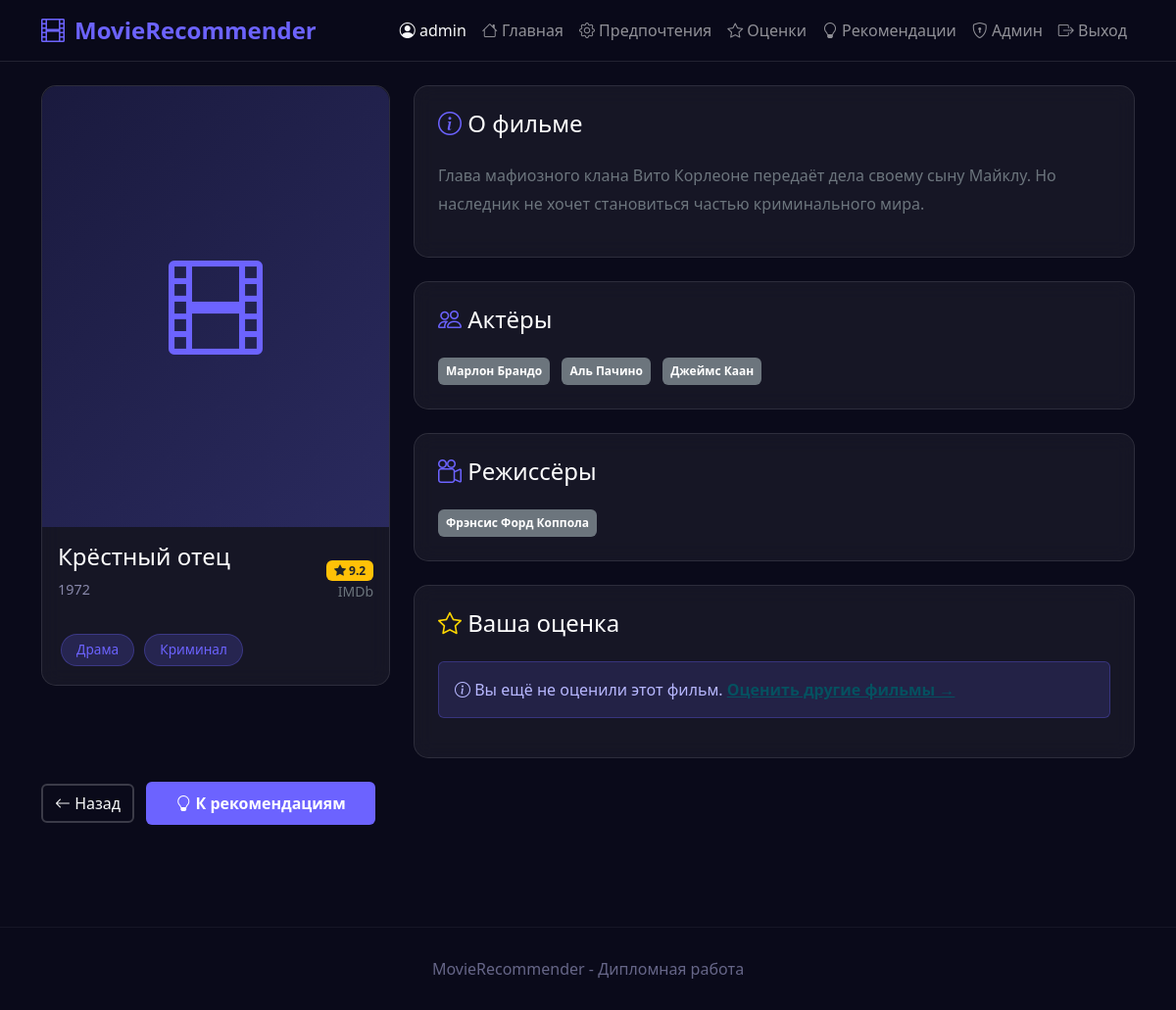
The app's page /movie/tt0068646 (signed in) with its own data.
### tables this page shows
CREATE TABLE users (
                    user_id INTEGER PRIMARY KEY AUTOINCREMENT,
                    session_id TEXT UNIQUE NOT NULL,
                    created_at TEXT NOT NULL,
                    updated_at TEXT NOT NULL,
                    preferences TEXT DEFAULT '{}',
                    ratings TEXT DEFAULT '{}',
                    recommendations TEXT DEFAULT '{}',
                    last_recommended_at TEXT
                , username TEXT, password_hash TEXT, email TEXT, skipped TEXT DEFAULT "{}", is_admin INTEGER DEFAULT 0);

CREATE TABLE movies (
                    movie_id TEXT PRIMARY KEY,
                    title TEXT NOT NULL,
                    year INTEGER,
                    genres TEXT NOT NULL,
                    actors TEXT,
                    directors TEXT,
                    description TEXT,
                    poster_url TEXT,
                    imdb_rating REAL,
                    created_at TEXT
                );

### app.py (the view)
@app.route('/movie/<movie_id>')
def movie_detail(movie_id):
    if 'user_id' not in session:
        return redirect(url_for('login'))
    user = db.get_user_by_id(session['user_id'])
    if not user:
        session.clear()
        return redirect(url_for('login'))
    movie = db.get_movie(movie_id)
    if not movie:
        return render_template('404.html'), 404
    user_rating = user.ratings.get(movie_id)
    return render_template('movie_detail.html',
                         movie=movie,
                         user=user,
                         user_rating=user_rating)

### database.py (called while the page is built)
    @contextmanager
    def get_connection(self):
        conn = sqlite3.connect(self.db_path)
        conn.row_factory = sqlite3.Row
        try:
            yield conn
            conn.commit()
        except Exception as e:
            conn.rollback()
            raise e
        finally:
            conn.close()

    def get_user_by_id(self, user_id: int) -> Optional[User]:
        with self.get_connection() as conn:
            cursor = conn.cursor()
            cursor.execute('SELECT * FROM users WHERE user_id = ?', (user_id,))
            row = cursor.fetchone()
        if row:
            return User.from_dict(dict(row))
        return None

    def get_movie(self, movie_id: str) -> Optional[Dict]:
        with self.get_connection() as conn:
            cursor = conn.cursor()
            cursor.execute('SELECT * FROM movies WHERE movie_id = ?', (movie_id,))
            row = cursor.fetchone()
        if row:
            data = dict(row)
            data['genres'] = json.loads(data['genres'])
            data['actors'] = json.loads(data['actors'])
            data['directors'] = json.loads(data['directors'])
            return data
        return None

### templates/movie_detail.html (shortened to what this page needs)
{% extends "base.html" %}
{% block content %}
<div class="row">
    <div class="col-lg-4 mb-4">
        <div class="card">
            <div class="movie-poster d-flex align-items-center justify-content-center"
                 style="background: linear-gradient(135deg, #1a1a3e, #2a2a5e); height: 450px; border-radius: 15px 15px 0 0;">
                {% if movie.poster_url %}
                    <img src="{{ movie.poster_url }}" alt="{{ movie.title }}"
                         class="img-fluid h-100 w-100" style="object-fit: cover; border-radius: 15px 15px 0 0;">
                {% else %}
                    <i class="bi bi-film" style="font-size: 6rem; color: #6c63ff;"></i>
                {% endif %}
            </div>
            <div class="card-body">
                <div class="d-flex justify-content-between align-items-center">
                    <div>
                        <h4 class="text-white">{{ movie.title }}</h4>
                        <p class="movie-year">{{ movie.year }}</p>
                    </div>
                    {% if movie.imdb_rating %}
                        <div class="text-end">
                            <span class="badge bg-warning text-dark">
                                <i class="bi bi-star-fill"></i> {{ movie.imdb_rating }}
                            </span>
                            <small class="text-secondary d-block">IMDb</small>
                        </div>
                    {% endif %}
                </div>
                <div class="mt-3">
                    {% for genre in movie.genres %}
                        <span class="genre-tag">{{ genre }}</span>
                    {% endfor %}
                </div>
            </div>
        </div>
    </div>
    <div class="col-lg-8">
        <div class="card p-4 mb-4">
            <h4 class="text-white">
                <i class="bi bi-info-circle" style="color: #6c63ff;"></i>
                О фильме
            </h4>
            <p class="text-secondary mt-3" style="line-height: 1.8;">
                {{ movie.description or 'Описание отсутствует' }}
            </p>
        </div>
        <div class="card p-4 mb-4">
            <h4 class="text-white">
                <i class="bi bi-people" style="color: #6c63ff;"></i>
                Актёры
            </h4>
            <div class="mt-3">
                {% if movie.actors %}
                    {% for actor in movie.actors %}
                        <span class="badge bg-secondary me-2 p-2">{{ actor }}</span>
                    {% endfor %}
                {% else %}
                    <p class="text-secondary">Информация об актёрах отсутствует</p>
                {% endif %}
            </div>
        </div>
        <div class="card p-4 mb-4">
            <h4 class="text-white">
                <i class="bi bi-camera-reels" style="color: #6c63ff;"></i>
                Режиссёры
            </h4>
            <div class="mt-3">
                {% if movie.directors %}
                    {% for director in movie.directors %}
                        <span class="badge bg-secondary me-2 p-2">{{ director }}</span>
                    {% endfor %}
                {% else %}
                    <p class="text-secondary">Информация о режиссёрах отсутствует</p>
                {% endif %}
            </div>
        </div>
        <div class="card p-4">
            <h4 class="text-white">
                <i class="bi bi-star" style="color: #ffd700;"></i>
                Ваша оценка
            </h4>
            <div class="mt-3">
                {% if user_rating %}
                    <div class="d-flex align-items-center">
                        <span class="display-4 text-white me-3">{{ user_rating }}</span>
                        <span class="text-secondary">из 10</span>
                        <span class="ms-3 badge bg-success">
                            <i class="bi bi-check-circle"></i> Оценено
                        </span>
                    </div>
                {% else %}
                    <div class="alert alert-info">
                        <i class="bi bi-info-circle"></i>
                        Вы ещё не оценили этот фильм.
                        <a href="{{ url_for('rating') }}" class="alert-link">Оценить другие фильмы →</a>
                    </div>
                {% endif %}
            </div>
        </div>
    </div>
</div>
<div class="row mt-4">
    <div class="col-12">
        <a href="javascript:history.back()" class="btn btn-outline-light">
            <i class="bi bi-arrow-left"></i> Назад
        </a>
        <a href="{{ url_for('recommendations') }}" class="btn btn-primary ms-2">
            <i class="bi bi-lightbulb"></i> К рекомендациям
        </a>
    </div>
</div>
{% endblock %}

### templates/base.html (shortened to what this page needs)
<!DOCTYPE html>
<html lang="ru">
<head>
    <link href="https://cdn.jsdelivr.net/npm/bootstrap@5.3.0/dist/css/bootstrap.min.css" rel="stylesheet">
    <link rel="stylesheet" href="https://cdn.jsdelivr.net/npm/bootstrap-icons@1.11.0/font/bootstrap-icons.css">
</head>
<body>
    <nav class="navbar navbar-expand-lg navbar-dark">
        <div class="container">
            <a class="navbar-brand" href="{{ url_for('index') }}">
                <i class="bi bi-film"></i>MovieRecommender
            </a>
            <div class="collapse navbar-collapse" id="navbarNav">
                <ul class="navbar-nav ms-auto">
                    {% if session.user_id %}
                        <li class="nav-item">
                            <span class="nav-link text-light">
                                <i class="bi bi-person-circle"></i> {{ session.username }}
                            </span>
                        </li>
                        <li class="nav-item">
                            <a class="nav-link" href="{{ url_for('index') }}">
                                <i class="bi bi-house"></i> Главная
                            </a>
                        </li>
                        <li class="nav-item">
                            <a class="nav-link" href="{{ url_for('preferences') }}">
                                <i class="bi bi-gear"></i> Предпочтения
                            </a>
                        </li>
                        <li class="nav-item">
                            <a class="nav-link" href="{{ url_for('rating') }}">
                                <i class="bi bi-star"></i> Оценки
                            </a>
                        </li>
                        <li class="nav-item">
                            <a class="nav-link" href="{{ url_for('recommendations') }}">
                                <i class="bi bi-lightbulb"></i> Рекомендации
                            </a>
                        </li>
                        {% if user and user.is_admin %}
                        <li class="nav-item">
                            <a class="nav-link" href="{{ url_for('admin') }}">
                                <i class="bi bi-shield-lock"></i> Админ
                            </a>
                        </li>
                        {% endif %}
                        <li class="nav-item">
                            <a class="nav-link" href="{{ url_for('logout') }}">
                                <i class="bi bi-box-arrow-right"></i> Выход
                            </a>
                        </li>
                    {% endif %}
                </ul>
            </div>
        </div>
    </nav>
    <main class="py-4">
        <div class="container">
            {% block content %}{% endblock %}
        </div>
    </main>
    <footer class="footer">
        <div class="container text-center">
            <p class="mb-0">MovieRecommender - Дипломная работа</p>
        </div>
    </footer>
</body>
</html>

### templates/base.html (style rules this page uses)
:root { --primary-color: #6c63ff; --secondary-color: #4a47a3; --bg-dark: #0a0a1a; --bg-card: rgba(255, 255, 255, 0.05); --text-light: #e0e0e0; }
body { background: var(--bg-dark); color: var(--text-light); font-family: 'Segoe UI', Tahoma, Geneva, Verdana, sans-serif; min-height: 100vh; }
.navbar { background: rgba(10, 10, 26, 0.95) !important; backdrop-filter: blur(10px); border-bottom: 1px solid rgba(255, 255, 255, 0.1); }
.navbar-brand { color: var(--primary-color) !important; font-weight: 700; font-size: 1.5rem; }
.navbar-brand i { margin-right: 10px; }
.btn-primary { background: var(--primary-color); border: none; padding: 10px 30px; font-weight: 600; transition: all 0.3s; }
.btn-outline-light { border: 2px solid rgba(255, 255, 255, 0.2); }
.card { background: var(--bg-card); border: 1px solid rgba(255, 255, 255, 0.1); border-radius: 15px; backdrop-filter: blur(10px); transition: all 0.3s; }
.genre-tag { display: inline-block; padding: 5px 15px; background: rgba(108, 99, 255, 0.2); color: var(--primary-color); border-radius: 20px; font-size: 0.85rem; margin: 3px; border: 1px solid rgba(108, 99, 255, 0.3); }
.movie-poster { height: 300px; object-fit: cover; border-radius: 10px 10px 0 0; background: linear-gradient(135deg, #1a1a3e, #2a2a5e); }
.movie-year { color: #8888aa; font-size: 0.9rem; }
.alert-info { background: rgba(108, 99, 255, 0.15); border-color: rgba(108, 99, 255, 0.3); color: #b8b8ff; }
.footer { margin-top: 80px; padding: 30px 0; border-top: 1px solid rgba(255, 255, 255, 0.05); color: #666688; }

### records on screen
users: username "admin"
movies: title "Крёстный отец", year "1972", imdb_rating "9.2", description "Глава мафиозного клана Вито Корлеоне передаёт дела своему сыну Майклу. Но наследник не хочет становиться частью криминального мира."

### other values on screen
{{ genre }} "Драма" "Криминал"
{{ actor }} "Марлон Брандо" "Аль Пачино" "Джеймс Каан"
{{ director }} "Фрэнсис Форд Коппола"
